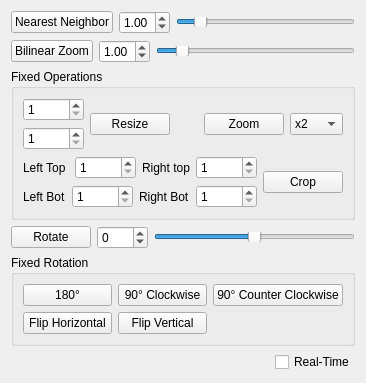
<?xml version="1.0" encoding="UTF-8"?>
<ui version="4.0">
 <class>ScaleRotate</class>
 <widget class="QWidget" name="ScaleRotate">
  <property name="geometry">
   <rect>
    <x>0</x>
    <y>0</y>
    <width>342</width>
    <height>375</height>
   </rect>
  </property>
  <property name="windowTitle">
   <string>Form</string>
  </property>
  <layout class="QVBoxLayout" name="verticalLayout">
   <item>
    <layout class="QHBoxLayout" name="horizontalLayout_3">
     <item>
      <widget class="QPushButton" name="pushButton_3">
       <property name="text">
        <string>Nearest Neighbor</string>
       </property>
      </widget>
     </item>
     <item>
      <widget class="QDoubleSpinBox" name="doubleSpinBox_3">
       <property name="minimum">
        <double>0.200000000000000</double>
       </property>
       <property name="maximum">
        <double>8.000000000000000</double>
       </property>
       <property name="singleStep">
        <double>0.010000000000000</double>
       </property>
       <property name="value">
        <double>1.000000000000000</double>
       </property>
      </widget>
     </item>
     <item>
      <widget class="QSlider" name="horizontalSlider_3">
       <property name="enabled">
        <bool>true</bool>
       </property>
       <property name="maximumSize">
        <size>
         <width>16777215</width>
         <height>10</height>
        </size>
       </property>
       <property name="minimum">
        <number>20</number>
       </property>
       <property name="maximum">
        <number>800</number>
       </property>
       <property name="value">
        <number>100</number>
       </property>
       <property name="orientation">
        <enum>Qt::Horizontal</enum>
       </property>
      </widget>
     </item>
    </layout>
   </item>
   <item>
    <layout class="QHBoxLayout" name="horizontalLayout">
     <item>
      <widget class="QPushButton" name="pushButton">
       <property name="text">
        <string>Bilinear Zoom</string>
       </property>
      </widget>
     </item>
     <item>
      <widget class="QDoubleSpinBox" name="doubleSpinBox">
       <property name="minimum">
        <double>0.200000000000000</double>
       </property>
       <property name="maximum">
        <double>8.000000000000000</double>
       </property>
       <property name="singleStep">
        <double>0.010000000000000</double>
       </property>
       <property name="value">
        <double>1.000000000000000</double>
       </property>
      </widget>
     </item>
     <item>
      <widget class="QSlider" name="horizontalSlider">
       <property name="maximumSize">
        <size>
         <width>16777215</width>
         <height>10</height>
        </size>
       </property>
       <property name="minimum">
        <number>20</number>
       </property>
       <property name="maximum">
        <number>800</number>
       </property>
       <property name="value">
        <number>100</number>
       </property>
       <property name="orientation">
        <enum>Qt::Horizontal</enum>
       </property>
      </widget>
     </item>
    </layout>
   </item>
   <item>
    <widget class="QGroupBox" name="groupBox_2">
     <property name="title">
      <string>Fixed Operations</string>
     </property>
     <layout class="QVBoxLayout" name="verticalLayout_3">
      <item>
       <layout class="QHBoxLayout" name="horizontalLayout_6">
        <item>
         <layout class="QHBoxLayout" name="horizontalLayout_4">
          <item>
           <layout class="QVBoxLayout" name="verticalLayout_4">
            <item>
             <widget class="QSpinBox" name="spinBox_2">
              <property name="minimum">
               <number>1</number>
              </property>
              <property name="maximum">
               <number>20000</number>
              </property>
             </widget>
            </item>
            <item>
             <widget class="QSpinBox" name="spinBox_3">
              <property name="minimum">
               <number>1</number>
              </property>
              <property name="maximum">
               <number>20000</number>
              </property>
             </widget>
            </item>
           </layout>
          </item>
          <item>
           <widget class="QPushButton" name="pushButton_10">
            <property name="text">
             <string>Resize</string>
            </property>
           </widget>
          </item>
         </layout>
        </item>
        <item>
         <spacer name="horizontalSpacer">
          <property name="orientation">
           <enum>Qt::Horizontal</enum>
          </property>
          <property name="sizeHint" stdset="0">
           <size>
            <width>40</width>
            <height>20</height>
           </size>
          </property>
         </spacer>
        </item>
        <item>
         <widget class="QPushButton" name="pushButton_5">
          <property name="text">
           <string>Zoom</string>
          </property>
         </widget>
        </item>
        <item>
         <widget class="QComboBox" name="comboBox">
          <property name="currentIndex">
           <number>2</number>
          </property>
          <item>
           <property name="text">
            <string>x0.5</string>
           </property>
          </item>
          <item>
           <property name="text">
            <string>x1</string>
           </property>
          </item>
          <item>
           <property name="text">
            <string>x2</string>
           </property>
          </item>
          <item>
           <property name="text">
            <string>x4</string>
           </property>
          </item>
          <item>
           <property name="text">
            <string>x8</string>
           </property>
          </item>
         </widget>
        </item>
       </layout>
      </item>
      <item>
       <layout class="QHBoxLayout" name="horizontalLayout_9">
        <item>
         <layout class="QVBoxLayout" name="verticalLayout_2">
          <property name="spacing">
           <number>6</number>
          </property>
          <item>
           <layout class="QHBoxLayout" name="horizontalLayout_7">
            <item>
             <widget class="QLabel" name="label">
              <property name="text">
               <string>Left Top</string>
              </property>
             </widget>
            </item>
            <item>
             <widget class="QSpinBox" name="spinBox_4">
              <property name="minimum">
               <number>1</number>
              </property>
              <property name="maximum">
               <number>20000</number>
              </property>
             </widget>
            </item>
            <item>
             <widget class="QLabel" name="label_2">
              <property name="text">
               <string>Right top</string>
              </property>
             </widget>
            </item>
            <item>
             <widget class="QSpinBox" name="spinBox_5">
              <property name="minimum">
               <number>1</number>
              </property>
              <property name="maximum">
               <number>20000</number>
              </property>
             </widget>
            </item>
           </layout>
          </item>
          <item>
           <layout class="QHBoxLayout" name="horizontalLayout_8">
            <item>
             <widget class="QLabel" name="label_4">
              <property name="text">
               <string>Left Bot</string>
              </property>
             </widget>
            </item>
            <item>
             <widget class="QSpinBox" name="spinBox_6">
              <property name="minimum">
               <number>1</number>
              </property>
              <property name="maximum">
               <number>20000</number>
              </property>
             </widget>
            </item>
            <item>
             <widget class="QLabel" name="label_3">
              <property name="text">
               <string>Right Bot</string>
              </property>
             </widget>
            </item>
            <item>
             <widget class="QSpinBox" name="spinBox_7">
              <property name="minimum">
               <number>1</number>
              </property>
              <property name="maximum">
               <number>20000</number>
              </property>
             </widget>
            </item>
           </layout>
          </item>
         </layout>
        </item>
        <item>
         <widget class="QPushButton" name="pushButton_11">
          <property name="text">
           <string>Crop</string>
          </property>
         </widget>
        </item>
       </layout>
      </item>
     </layout>
    </widget>
   </item>
   <item>
    <layout class="QHBoxLayout" name="horizontalLayout_2">
     <item>
      <widget class="QPushButton" name="pushButton_2">
       <property name="text">
        <string>Rotate</string>
       </property>
      </widget>
     </item>
     <item>
      <widget class="QSpinBox" name="spinBox">
       <property name="minimum">
        <number>-360</number>
       </property>
       <property name="maximum">
        <number>360</number>
       </property>
      </widget>
     </item>
     <item>
      <widget class="QSlider" name="horizontalSlider_2">
       <property name="maximumSize">
        <size>
         <width>16777215</width>
         <height>10</height>
        </size>
       </property>
       <property name="minimum">
        <number>-360</number>
       </property>
       <property name="maximum">
        <number>360</number>
       </property>
       <property name="value">
        <number>0</number>
       </property>
       <property name="orientation">
        <enum>Qt::Horizontal</enum>
       </property>
      </widget>
     </item>
    </layout>
   </item>
   <item>
    <widget class="QGroupBox" name="groupBox">
     <property name="title">
      <string>Fixed Rotation</string>
     </property>
     <layout class="QGridLayout" name="gridLayout">
      <item row="0" column="1">
       <widget class="QPushButton" name="pushButton_6">
        <property name="text">
         <string>90° Clockwise</string>
        </property>
       </widget>
      </item>
      <item row="0" column="2">
       <widget class="QPushButton" name="pushButton_7">
        <property name="text">
         <string>90° Counter Clockwise</string>
        </property>
       </widget>
      </item>
      <item row="0" column="0">
       <widget class="QPushButton" name="pushButton_4">
        <property name="text">
         <string>180°</string>
        </property>
       </widget>
      </item>
      <item row="1" column="0">
       <widget class="QPushButton" name="pushButton_8">
        <property name="text">
         <string>Flip Horizontal</string>
        </property>
       </widget>
      </item>
      <item row="1" column="1">
       <widget class="QPushButton" name="pushButton_9">
        <property name="text">
         <string>Flip Vertical</string>
        </property>
       </widget>
      </item>
     </layout>
    </widget>
   </item>
   <item>
    <layout class="QHBoxLayout" name="horizontalLayout_5">
     <item>
      <spacer name="horizontalSpacer_2">
       <property name="orientation">
        <enum>Qt::Horizontal</enum>
       </property>
       <property name="sizeHint" stdset="0">
        <size>
         <width>40</width>
         <height>20</height>
        </size>
       </property>
      </spacer>
     </item>
     <item>
      <widget class="QCheckBox" name="checkBox">
       <property name="enabled">
        <bool>true</bool>
       </property>
       <property name="text">
        <string>Real-Time</string>
       </property>
       <property name="checked">
        <bool>false</bool>
       </property>
      </widget>
     </item>
    </layout>
   </item>
   <item>
    <spacer name="verticalSpacer">
     <property name="orientation">
      <enum>Qt::Vertical</enum>
     </property>
     <property name="sizeHint" stdset="0">
      <size>
       <width>20</width>
       <height>40</height>
      </size>
     </property>
    </spacer>
   </item>
  </layout>
 </widget>
 <resources/>
 <connections/>
</ui>
